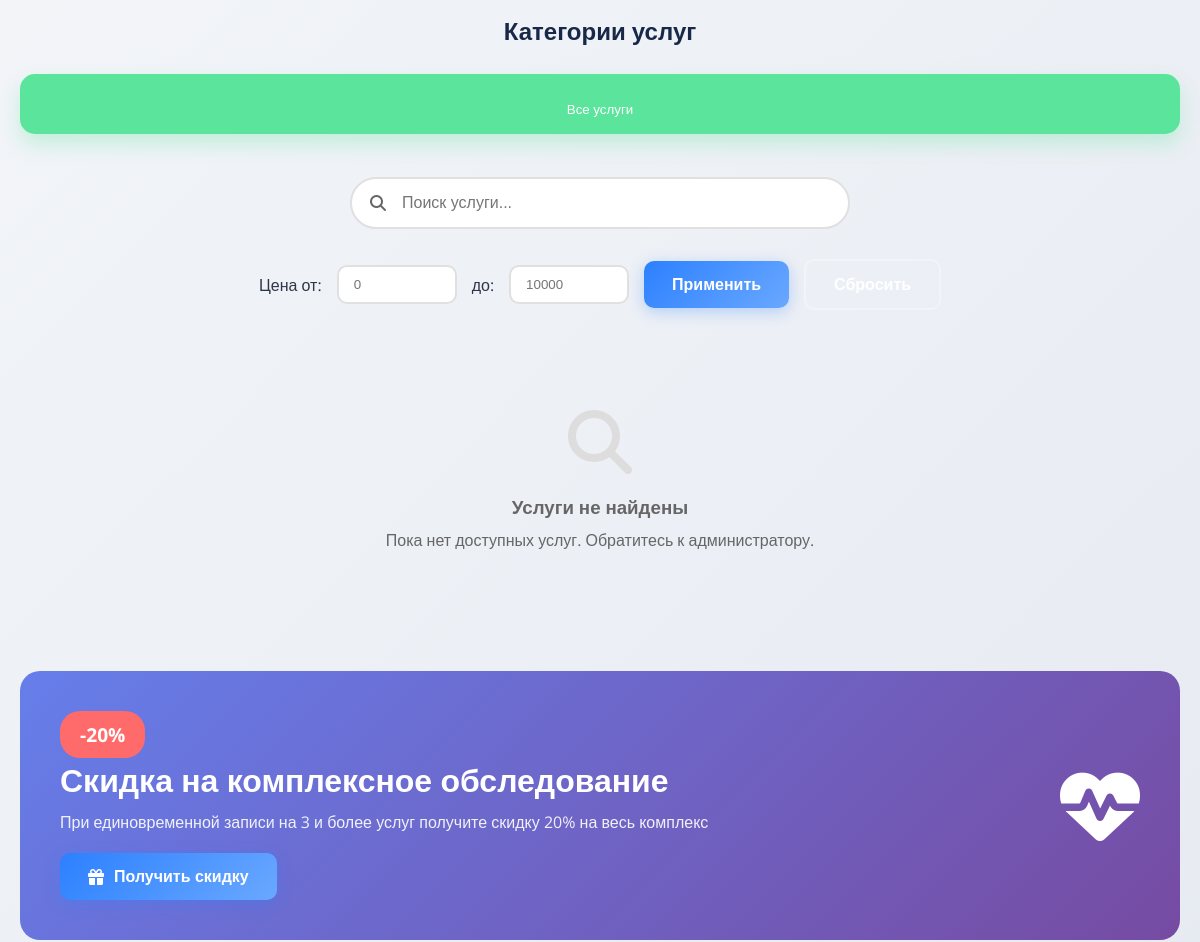
The page /services/ (middle part) on the database as committed earlier.
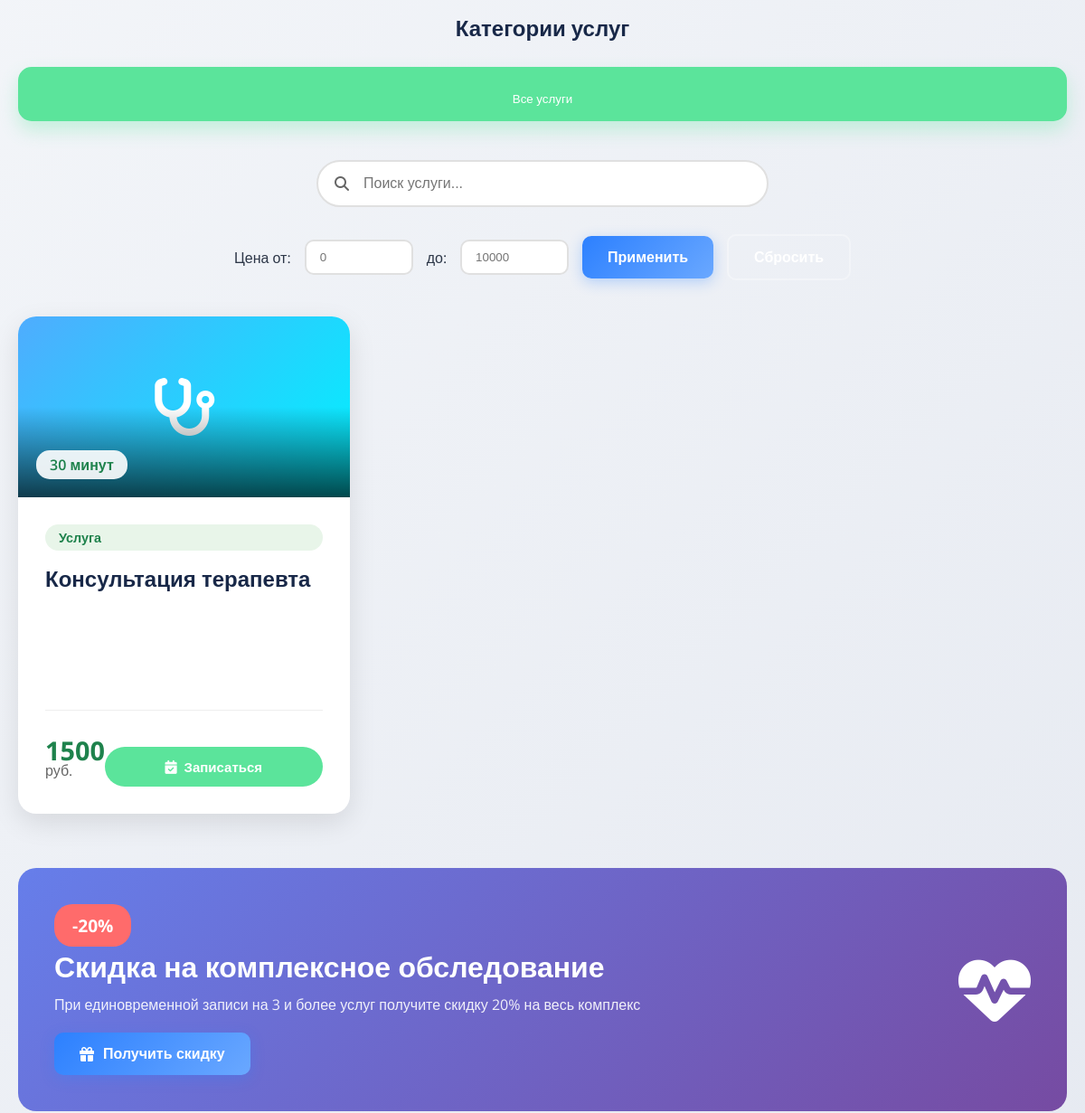
The same page on the database as committed later.
### clinic/models.py (models this page shows, shortened)
class Service(models.Model):
    name = models.CharField(max_length=200, verbose_name='Название услуги')
    slug = models.SlugField(max_length=200, unique=True, verbose_name='URL-идентификатор')
    description = models.TextField(verbose_name='Краткое описание')
    full_description = models.TextField(blank=True, verbose_name='Полное описание')
    price = models.DecimalField(
        max_digits=10,
        decimal_places=2,
        verbose_name='Цена (руб.)'
    )
    duration = models.IntegerField(
        verbose_name='Длительность (минуты)',
        help_text="Длительность в минутах"
    )
    category = models.ForeignKey(
        ServiceCategory,
        on_delete=models.SET_NULL,
        null=True,
        blank=True,
        related_name='services',
        verbose_name='Категория'
    )
    doctors = models.ManyToManyField(
        Doctor,
        related_name='services_offered',
        blank=True,
        verbose_name='Врачи'
    )
    is_popular = models.BooleanField(default=False, verbose_name='Популярная услуга')
    is_active = models.BooleanField(default=True, verbose_name='Активна')
    icon = models.CharField(
        max_length=50,
        default='stethoscope',
        verbose_name='Иконка',
        help_text='Название иконки из Font Awesome'
    )
    color_gradient = models.CharField(
        max_length=100,
        default='#4facfe, #00f2fe',
        verbose_name='Градиент цвета',
        help_text='Два цвета через запятую для градиента'
    )
    image = models.ImageField(
        upload_to='services/',
        null=True,
        blank=True,
        verbose_name='Изображение'
    )
    order = models.IntegerField(default=0, verbose_name='Порядок отображения')
    meta_title = models.CharField(max_length=200, blank=True, verbose_name='Мета-заголовок')
    meta_description = models.TextField(blank=True, verbose_name='Мета-описание')
    created_at = models.DateTimeField(auto_now_add=True, verbose_name='Дата создания')
    updated_at = models.DateTimeField(auto_now=True, verbose_name='Дата обновления')
    class Meta:
        verbose_name = 'Услуга'
        verbose_name_plural = 'Услуги'
        ordering = ['order', 'name']

### clinic/views.py (the view)
# urls.py: path('services/', views.ServiceListView.as_view(), name='service_list'),
class ServiceListView(ListView):
    model = Service
    template_name = 'clinic/service_list.html'
    context_object_name = 'services'
    queryset = Service.objects.filter(is_active=True).order_by('order', 'name')
    def get_context_data(self, **kwargs):
        context = super().get_context_data(**kwargs)
        context['categories'] = ServiceCategory.objects.all().order_by('order', 'name')
        return context

### clinic/templates/clinic/service_list.html (shortened to what this page needs)
{% extends 'clinic/base.html' %}
{% load static %}
{% block content %}
<div class="categories-section">
    <h2 class="categories-title">Категории услуг</h2>
    <div class="categories-grid">
        <button class="category-btn active" data-category="all">
            Все услуги
        </button>
    </div>
</div>
<div class="filters-section">
    <div class="search-box">
        <i class="fas fa-search"></i>
        <input type="text" id="service-search" placeholder="Поиск услуги...">
    </div>
    <div class="price-filter">
        <span>Цена от:</span>
        <input type="number" id="min-price" placeholder="0" min="0">
        <span>до:</span>
        <input type="number" id="max-price" placeholder="10000" min="0">
        <button class="btn btn-primary" id="apply-price">Применить</button>
        <button class="btn btn-outline" id="reset-price">Сбросить</button>
    </div>
</div>
<div class="services-grid" id="services-container">
    {% for service in services %}
    <div class="service-card {% if service.is_popular %}popular{% endif %}"
         data-category="{% if service.category %}{{ service.category.slug|default:service.category.name|lower }}{% else %}other{% endif %}"
         data-price="{{ service.price }}">
        <div class="service-header">
            {% if service.image %}
            <img src="{{ service.image.url }}" alt="{{ service.name }}" class="service-image">
            {% else %}
            <div class="service-image" style="background: linear-gradient(135deg, #4facfe, #00f2fe); display: flex; align-items: center; justify-content: center; color: white; font-size: 4rem;">
                <i class="fas fa-{% firstof service.icon 'stethoscope' %}"></i>
            </div>
            {% endif %}
            <div class="service-overlay">
                <span class="service-duration">{{ service.duration }} минут</span>
            </div>
        </div>
        <div class="service-content">
            <span class="service-category">{% if service.category %}{{ service.category.name }}{% else %}Услуга{% endif %}</span>
            <h3 class="service-name">{{ service.name }}</h3>
            <p class="service-description">{{ service.description|truncatechars:150 }}</p>
            <div class="service-footer">
                <div class="service-price">
                    {{ service.price|floatformat:0 }} <small>руб.</small>
                </div>
                <div class="service-actions">
                    <a href="{% url 'appointment_create' %}?service={{ service.id }}" class="btn btn-book">
                        <i class="fas fa-calendar-check"></i> Записаться
                    </a>
                </div>
            </div>
        </div>
    </div>
    {% empty %}
    <div class="no-results" style="grid-column: 1 / -1; text-align: center; padding: 60px 20px; color: #666;">
        <i class="fas fa-search fa-4x" style="margin-bottom: 20px; color: #ddd;"></i>
        <h3 style="margin-bottom: 10px;">Услуги не найдены</h3>
        <p>Пока нет доступных услуг. Обратитесь к администратору.</p>
    </div>
    {% endfor %}
</div>
<div class="promo-banner">
    <div class="promo-card">
        <div class="promo-content">
            <div class="promo-badge">-20%</div>
            <h3>Скидка на комплексное обследование</h3>
            <p>При единовременной записи на 3 и более услуг получите скидку 20% на весь комплекс</p>
            <a href="{% url 'appointment_create' %}" class="btn btn-primary">
                <i class="fas fa-gift"></i> Получить скидку
            </a>
        </div>
        <div class="promo-image">
            <i class="fas fa-heartbeat fa-5x"></i>
        </div>
    </div>
</div>
{% endblock %}

### clinic/templates/clinic/base.html (shortened to what this page needs)
<!DOCTYPE html>
<html lang="ru">
<head>
    {% load static %}
    <link rel="stylesheet" href="https://cdnjs.cloudflare.com/ajax/libs/font-awesome/6.4.0/css/all.min.css">
    <link rel="stylesheet" href="{% static 'css/style.css' %}" />
    <link rel="stylesheet" href="{% static 'css/theme.css' %}" />
</head>
<body>
    <main>
        {% block content %}{% endblock %}
    </main>
</body>
</html>

### static/css/style.css (style rules this page uses)
* { margin: 0; padding: 0; box-sizing: border-box; }
main { flex: 1; padding: 40px 0; }
.btn { display: inline-flex; align-items: center; justify-content: center; gap: 10px; padding: 14px 28px; border-radius: 10px; font-weight: 600; text-decoration: none; transition: all 0.3s ease; border: none; cursor: pointer; font-size: 1rem; font-family: 'Montserrat', sans-serif; }
.btn-primary { background: linear-gradient(135deg, var(--primary-color), var(--primary-light)); color: white; box-shadow: 0 4px 15px rgba(44, 128, 255, 0.3); }
.btn-outline { background: transparent; color: white; border: 2px solid rgba(255, 255, 255, 0.3); }
.service-actions { display: flex; gap: 12px; margin-top: 20px; width: 100%; }
.service-actions .btn { display: inline-flex; align-items: center; justify-content: center; gap: 8px; padding: 12px 20px; border-radius: 8px; text-decoration: none; font-weight: 500; font-size: 15px; transition: all 0.3s ease; flex: 1; text-align: center; min-height: 44px; border: 2px solid transparent; }

### static/css/theme.css (style rules this page uses)
:root { --primary-color: #2c80ff; --primary-dark: #1a6ee6; --primary-light: #6aa8ff; --secondary-color: #00c9a7; --accent-color: #ff6b6b; --dark-color: #2d3748; --light-color: #f8f9fa; --gray-color: #718096; --border-color: #e2e8f0; --shadow-sm: 0 2px 4px rgba(0,0,0,0.05); --shadow-md: 0 4px 6px rgba(0,0,0,0.07); --shadow-lg: 0 10px 15px rgba(0,0,0,0.1); --transition: all 0.3s ease; }
body { font-family: 'Open Sans', sans-serif; color: var(--dark-color); background: linear-gradient(135deg, #f5f7fa 0%, #e4e8f0 100%); min-height: 100vh; display: flex; flex-direction: column; }

Rows that differ between the two databases and show on the page:
added Service: duration "30", shows "Услуга", name "Консультация терапевта", price "1500"
Other text that changed with them:
text no longer shown: "Услуги не найдены Пока нет доступных услуг. Обратитесь к администратору."
